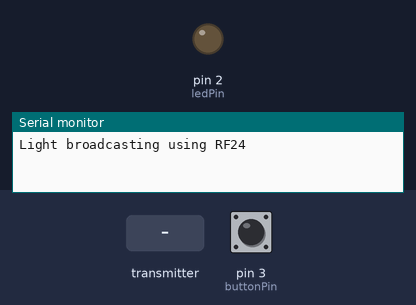
Recording of a sketch running on a simulated Arduino Uno, built with avr-gcc and run on an emulated ATmega328P. On the bench: output pins drawn as LEDs (lit = HIGH), the last lines printed to the serial monitor. The test bench sets the inputs (shaded band); at power-on: pin 3 (buttonPin) LOW. Random numbers use the default seed unless the sketch sets one; no radio packets arrive unless stated.

Above: at 1.2 s.
1.3 s: pin 3 (buttonPin) pulled HIGH for 0.15 s
At 2.1 s:
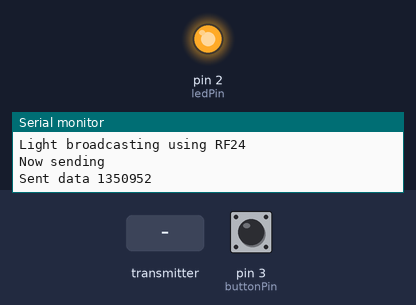
3.8 s: the transmitter starts sending _micros = 0
Timing chart, 0 to 6.8 s (numbered marks = the images above; inputs shaded):
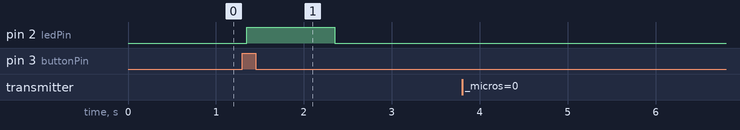

The sketch:

receiver.ino
```cpp
/*
* Getting Started example sketch for nRF24L01+ radios
* This is a very basic example of how to send data from one node to another
* Updated: Dec 2014 by TMRh20
*/

#include <SPI.h>
#include "RF24.h"
#include "IoShoe.h"


using IoShoe::EventStorage;


#define FIO true

#if __BYTE_ORDER__ != __ORDER_LITTLE_ENDIAN__
#error This code relies on little endian integers!
#endif

/*
 * ===== Global Variables =====
 */
// IO
int buttonPin = 3;
int ledPin = 2;

// ========= Shoelace LED vars =============
long lastLightUpTime = 0;
#define SHOELACE_LED_ON_TIME 1000
int shoelacePin = 2;
bool shoelaceState = false; // determine whether shoelace led is on or off

#define BROADCAST_DELAY 1000

// ========= Tactile Switch & Debouncer ====
int ledState = LOW;
int buttonState;
int lastButtonState = LOW;
long lastDebounceTime = 0;
long debounceDelay = 50;


// ========= MsgStorage ====================
EventStorage evtStorage = EventStorage();

/****************** User Config ***************************/
/***      Set this radio as radio number 0 or 1         ***/
// bool radioNumber = 1;

/* Hardware configuration: Set up nRF24L01 radio on SPI bus plus pins 7 & 8 */
RF24 radio(7,8);
/**********************************************************/

byte addresses[][6] = {"RCh","RCh"};

struct dataStruct{
  unsigned long _micros;
  float value;
}myData;


// ========= Main ==========================
void setup() {
  pinMode(ledPin, OUTPUT);
  pinMode(buttonPin, INPUT);


  // set initial LED state
  digitalWrite(ledPin, ledState);

  Serial.begin(115200);
  Serial.println(F("Light broadcasting using RF24"));


  radio.begin();

  // Set the PA Level low to prevent power supply related issues since this is a
 // getting_started sketch, and the likelihood of close proximity of the devices. RF24_PA_MAX is default.
  radio.setPALevel(RF24_PA_LOW);

  // Open a writing and reading pipe on each radio, with opposite addresses

  radio.openWritingPipe(addresses[1]);
  radio.openReadingPipe(1,addresses[0]);

  myData.value = 0.0;

  // Start the radio listening for data
  radio.startListening();
}

void send() {
  radio.stopListening();                                    // First, stop listening so we can talk.


  Serial.println(F("Now sending"));

  myData._micros = micros();
  if (!radio.write( &myData, sizeof(myData) )){
   Serial.println(F("failed"));
  }
    radio.startListening();                                    // Now, continue listening
    Serial.print(F("Sent data "));
    Serial.println(myData._micros);
    // digitalWrite(ledPin, HIGH);
    // // Don't do anything for the delay time
    //  delay(1000);
    //  digitalWrite(ledPin, LOW);

    evtStorage.saveEvent(myData._micros);

  }

unsigned long signalStrength = 0;

void loop() {

   /*
   *  Update Shoelace LED state
   */
   if ((millis() - lastLightUpTime) > SHOELACE_LED_ON_TIME) {
      digitalWrite(shoelacePin, LOW);
      shoelaceState = false;
   }

  /*
   *  Check gesture/direct input
   */
  if (shoelaceState == false) {
    // Only when shoelace led is off we will then allow more direct input
    int reading = digitalRead(buttonPin);

    // If the switch changed, due to pressing (or noise):
    if (reading != lastButtonState) {
      // reset the debouncing timer
      lastDebounceTime = millis();
    }

    if ((millis() - lastDebounceTime) > debounceDelay) {
      // if the button state has changed
      if(reading != buttonState) {

          buttonState = reading;

          if(buttonState == HIGH) {
            //flashLed(ledPin, ON_EVT_GENERATED);

            digitalWrite(shoelacePin, HIGH);
            shoelaceState = true;
            lastLightUpTime = millis();
            send() ;
          }

      }

    }
    lastButtonState = reading;
  }


/****************** Pong Back Role ***************************/


    unsigned long got_time;

    radio.startListening();

    if( radio.available()){


      bool rpd = radio.testRPD();
                                                                    // Variable for the received timestamp
      while (radio.available()) {                                   // While there is data ready
        signalStrength = rpd + 1;
        radio.read( &myData, sizeof(myData) );             // Get the payload
      }

      radio.stopListening();


      Serial.print(F("Got signal: "));
      Serial.print(myData._micros);
      Serial.print(F(", Hops = "));
      Serial.print(myData.value);
      Serial.print(F(", Strength =  "));
      Serial.println(signalStrength);

      // if (signalStrength < 2)
      // {
      //   // Serial.print("<far>");
      //   return;
      // }

        // if the gottime is not in hashset then add got time in hashset and set
        // else do nothing
        bool exist = evtStorage.checkEventExist(myData._micros);

        if(!exist) {
          digitalWrite(shoelacePin, HIGH);
          shoelaceState = true;
          lastLightUpTime = millis();

          delay(BROADCAST_DELAY);

          myData.value++;

          radio.write( &myData, sizeof(myData) );

          evtStorage.saveEvent(myData._micros);

        } else {
          Serial.print("signal exists: ");
          Serial.print(myData._micros);
          Serial.print(",");
          Serial.print(myData.value);
          Serial.println("");
        }
      }


 }


/****************** Change Roles via Serial Commands ***************************/

  // if ( Serial.available() )
  // {
  //   char c = toupper(Serial.read());
  //   if ( c == 'T' && role == 0 ){
  //     Serial.println(F("*** CHANGING TO TRANSMIT ROLE -- PRESS 'R' TO SWITCH BACK"));
  //     role = 1;                  // Become the primary transmitter (ping out)

  //  }else
  //   if ( c == 'R' && role == 1 ){
  //     Serial.println(F("*** CHANGING TO RECEIVE ROLE -- PRESS 'T' TO SWITCH BACK"));
  //      role = 0;                // Become the primary receiver (pong back)
  //      radio.startListening();

  //   }
  // }


// Detect a direct input event (btn pressed or gesture detected)
void onEventGenerated() {
  // Generate a key as a message, the key is used to
  // differentiate events. Each event is associated with an unique key/msg
  uint8_t evt_id = evtStorage.createAndSaveEvent();
  // if (!FIO) {
  //   Serial.print("Generate event: ");
  //   Serial.println(evt_id);
  // }
  // delay(BROADCAST_DELAY);
  // broadcastEvent(evt_id);

}


// ========= RF functions ================
void broadcastEvent(uint8_t evt_id) {

    // uint8_t payload[] = {evt_id};

    // // SH + SL Address of receiving XBee
    // XBeeAddress64 addr64 = XBeeAddress64(0x00000000, 0x0000FFFF);
    // ZBExplicitTxRequest zbTx(addr64, payload, sizeof(payload));
    // xbee.send(zbTx);

}


// Detect a wireless input event (e.g, Receive a XBee message)
void onEventReceived() {
  // got a zb rx packet


}
```

EventStorage.cpp
```cpp
#include "EventStorage.h"


IOSHOE_NAMESPACE_USING

void EventStorage::init() {
}

bool EventStorage::checkEventExist(long event) {
  for(int i = 0; i < MAX_EVENTS; i++){
    if (events[i] == event){
      return true; // find the key
    }
  }

  return false;
}

long EventStorage::createAndSaveEvent() {
  long event_id = random(255);

  events[nextEventIndex] = event_id;
  nextEventIndex++;
  if(nextEventIndex >= MAX_EVENTS)
    nextEventIndex = 0;

  return event_id;
}


void EventStorage::saveEvent(long event) {

  events[nextEventIndex] = event;
  nextEventIndex++;
  if(nextEventIndex >= MAX_EVENTS)
    nextEventIndex = 0;

}
```

EventStorage.h
```cpp
#pragma once

#include "Namespace.h"
// #include <Wire.h>
#include <Arduino.h>

#define MAX_EVENTS 5 //maximum number of events to check if received.

IOSHOE_NAMESPACE_ENTER

class EventStorage {
    private:
      long events[MAX_EVENTS];
      int nextEventIndex = 0;

    public:
      void init();
      bool checkEventExist(long event);
      long createAndSaveEvent();
      void saveEvent(long event);
};

IOSHOE_NAMESPACE_EXIT
```

IoShoe.h
```cpp
#pragma once

#include "Namespace.h"
#include "EventStorage.h"

//Incomplete, currently we control XBee using Xee.h without any wrapper
//#include "XBeeManager.h"
```

Namespace.h
```cpp
/**
 * Define the IoShoe library namespace and related macros.
 */

#define IOSHOE_NAMESPACE IoShoe

#define IOSHOE_NAMESPACE_ENTER namespace IOSHOE_NAMESPACE {

#define IOSHOE_NAMESPACE_EXIT }

#define IOSHOE_NAMESPACE_USING using namespace IOSHOE_NAMESPACE;
```

Measured:
- after the input at 1.3 s, pin 2 (ledPin): LOW → HIGH after 0.05 s, → LOW 1.0 s later
